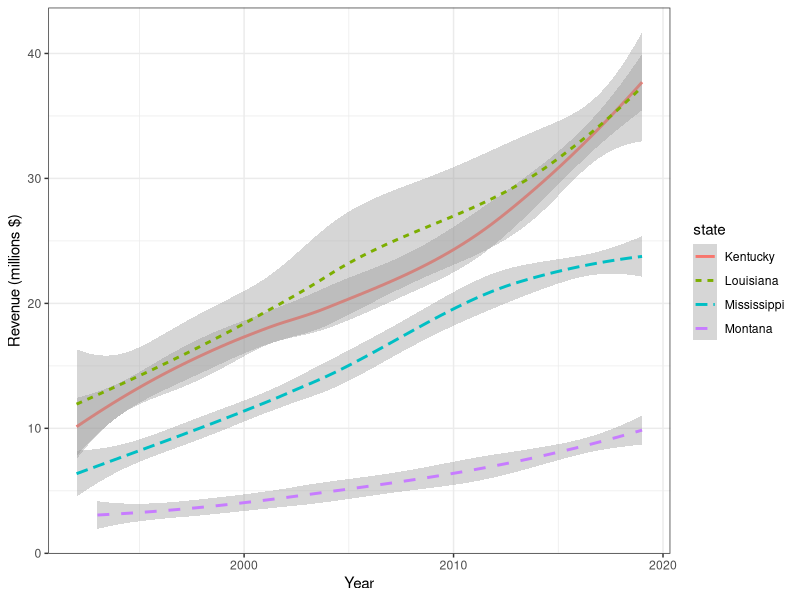
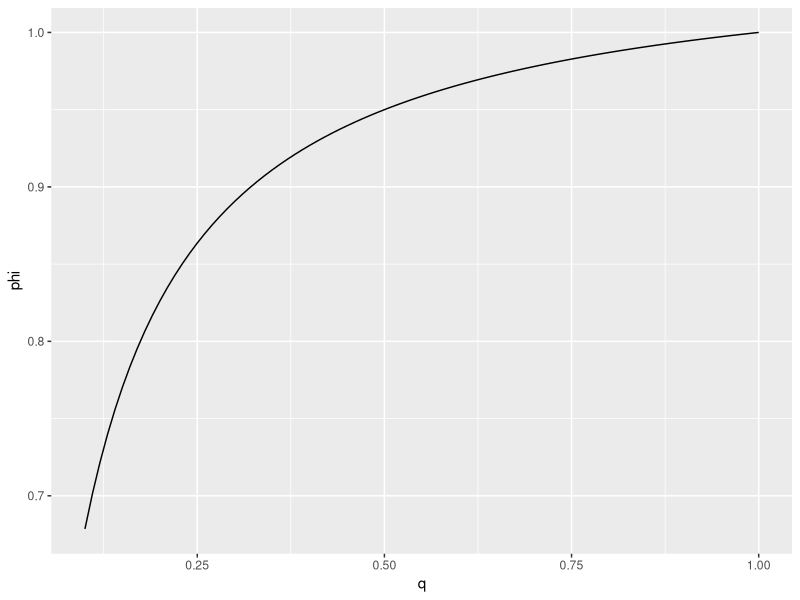

R code for these plots, in order: (Note: this script raises an error after producing the figures.)
## ---- chunk 1
# Load required libraries
# install.packages("plyr")
library(tidyverse)
library(stringr)
## ---- chunk 2
finance_data_original <- read.csv("./finance_data_EMATM0061.csv",fill=1)
dim(finance_data_original) 
## ---- chunk 3
finance_data <- finance_data_original %>%
  rename("education_expenditure"="Details.Education.Education.Total",
         "health_expenditure"="Details.Health.Health.Total.Expenditure",
         "transport_expenditure"="Details.Transportation.Highways.Highways.Total.Expenditure",
         "totals_revenue"="Totals.Revenue",
         "totals_expenditure"="Totals.Expenditure") %>%
  select(state_year_code,education_expenditure,health_expenditure,transport_expenditure,totals_revenue,totals_expenditure)

# Display subset of "finance_data" data frame consisting of the first five rows and first three columns
finance_data %>% select(state_year_code,education_expenditure,health_expenditure) %>%
  head(5) 
## ---- chunk 4
finance_data <- finance_data %>%
  mutate(totals_savings=totals_revenue-totals_expenditure)

# Display subset of "finance_data" data frame consisting of the first three rows and the four columns
finance_data %>% select(state_year_code, totals_revenue, totals_expenditure ,totals_savings) %>%
  head(3)
## ---- chunk 5
finance_data <- finance_data %>%
  separate(state_year_code, into=c("state","year"), sep="__", convert=T) %>%
  mutate(state=str_to_title(state))

# Display subset of "finance_data" data frame consisting of the first three rows and the five columns
finance_data %>% select(state, year, totals_revenue, totals_expenditure, totals_savings) %>%
  head(3)
## ---- chunk 6
finance_data %>%
  filter(state=="Louisiana"|state=="Montana"|state=="Mississippi"|state=="Kentucky") %>% #filters out the four states
  ggplot(aes(x=year,y=totals_revenue/1e+06))+
  geom_smooth(aes(color=state,linetype=state)) + #create geom smooth plot
  theme_bw()+
  labs(y="Revenue (millions $)", x="Year")
## ---- chunk 7
#Use modulus to extract rightmost digit and subtract from original year to floor year
get_decade <- function(x){ 
  return(x-x%%10)
}

finance_data <- finance_data %>%
  mutate(decade=map_dbl(.x=year,.f=~get_decade(.x))) 

finance_data %>%
  group_by(state) %>%
  filter(decade==c(2000)) %>% #Chooses the decade starting 2000
  select(state, totals_savings) %>% 
  summarise(across(where(is.numeric),~mean(.x,na.rm=T))) %>% #Calculate average savings across decade
  rename("mean_savings_across_decade"=totals_savings) %>%
  arrange(desc(mean_savings_across_decade)) %>% #Arrange in descending order
  head(3)
## ---- chunk 8
alaska_summary <- finance_data %>%
  group_by(decade) %>%
  filter((decade=="1990"|decade=="2000"|decade=="2010")&state=="Alaska") %>%
  select(decade,education_expenditure,health_expenditure,transport_expenditure) %>%
  summarise(across(ends_with(c("expenditure")), list(md=median,mn=mean), na.rm=T, .names="{substring(.col,1,2)}_{.fn}"))

# Display of "alaska_summary" data frame
alaska_summary
## ---- chunk 9
impute_by_median <- function(x){
  med<-median(x,na.rm=1) 
  impute_f <- function(y){
    if(is.na(y)){
      return(med)
    }else{
      return(y)
    }
  }
  return(map_dbl(x,impute_f))
}
## ---- chunk 10
idaho_2000 <- finance_data %>%
  filter(decade==c(2000),state==c("Idaho")) %>%
  select(-state,-decade)
idaho_2000
## ---- chunk 11
idaho_2000_imputed <- idaho_2000 %>%
  mutate(education_expenditure=impute_by_median(education_expenditure),
         health_expenditure=impute_by_median(health_expenditure),
         transport_expenditure=impute_by_median(transport_expenditure),
         totals_revenue=impute_by_median(totals_revenue),
         totals_expenditure=impute_by_median(totals_expenditure),
         totals_savings=impute_by_median(totals_savings))

# Display subset of "idaho_2000_imputed" data frame consisting of the first five rows and the four columns
idaho_2000_imputed %>%
  select(year,health_expenditure,education_expenditure,totals_savings) %>%
  head(5)

## ---- chunk 12
c_prob_person_given_alarm <- function(p_0,p_1,q){
  q*p_1/(p_1*q+p_0*(1-q))
}
## ---- chunk 13
p_0 = 0.05
p_1 = 0.95
q = 0.1
c_prob_person_given_alarm(p_0,p_1,q)
## ---- chunk 14
q = seq(0.1,1,0.01)

vary_q = data.frame(q) %>%
  mutate(phi=map_dbl(.x=q,.f=~c_prob_person_given_alarm(p_0,p_1,.x))) %>%
  ggplot(aes(x=q,y=phi)) +
  geom_line()
vary_q
## ---- chunk 15
set.seed(0)
n=1000

sample_X_0125 <- function(alpha,beta,gamma,n){
  sample_X<-data.frame(U=runif(n))%>%
  mutate(X=case_when(
  (0<=U)&(U<alpha)~1,
  (alpha<=U)&(U<(alpha+beta))~2,
  ((alpha+beta)<=U)&(U<=(1-alpha-beta))~5,
  ((alpha+beta+gamma)<=U)&(U<=(1))~0)) %>%
  pull(X) %>%
  replace_na(0)
  return(sample_X) 
}

alpha = 0.1
sample_X_0125(0.1,0.2,0.3,10000) %>%
  sum(x)/10000

var(x)
## ---- chunk 16
set.seed(0)
num_trials_per_sample_size<-10000
n <- 100
alpha <- 0.1
beta <- 0.2
gamma <- 0.3

simulation_df<-crossing(trial=seq(num_trials_per_sample_size),
                        sample_size=n) %>%
  
  mutate(simulation=pmap(.l=list(trial,sample_size),
                       .f=~sample_X_0125(alpha,beta,gamma,.y)))

simulation_df
